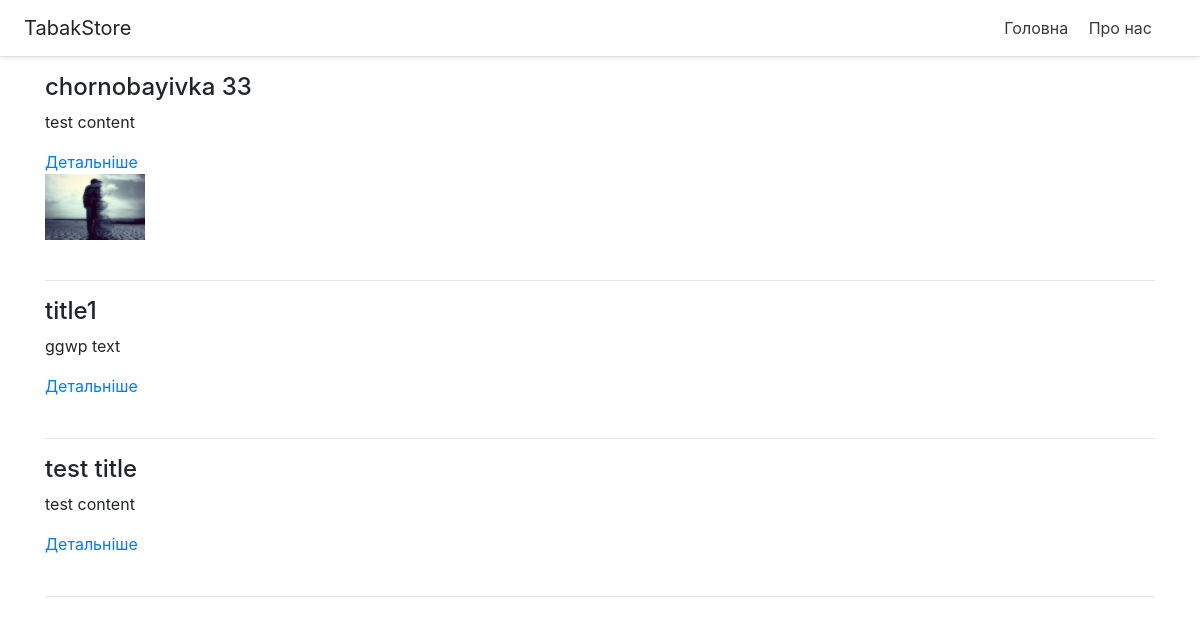
The app's page /, older data.
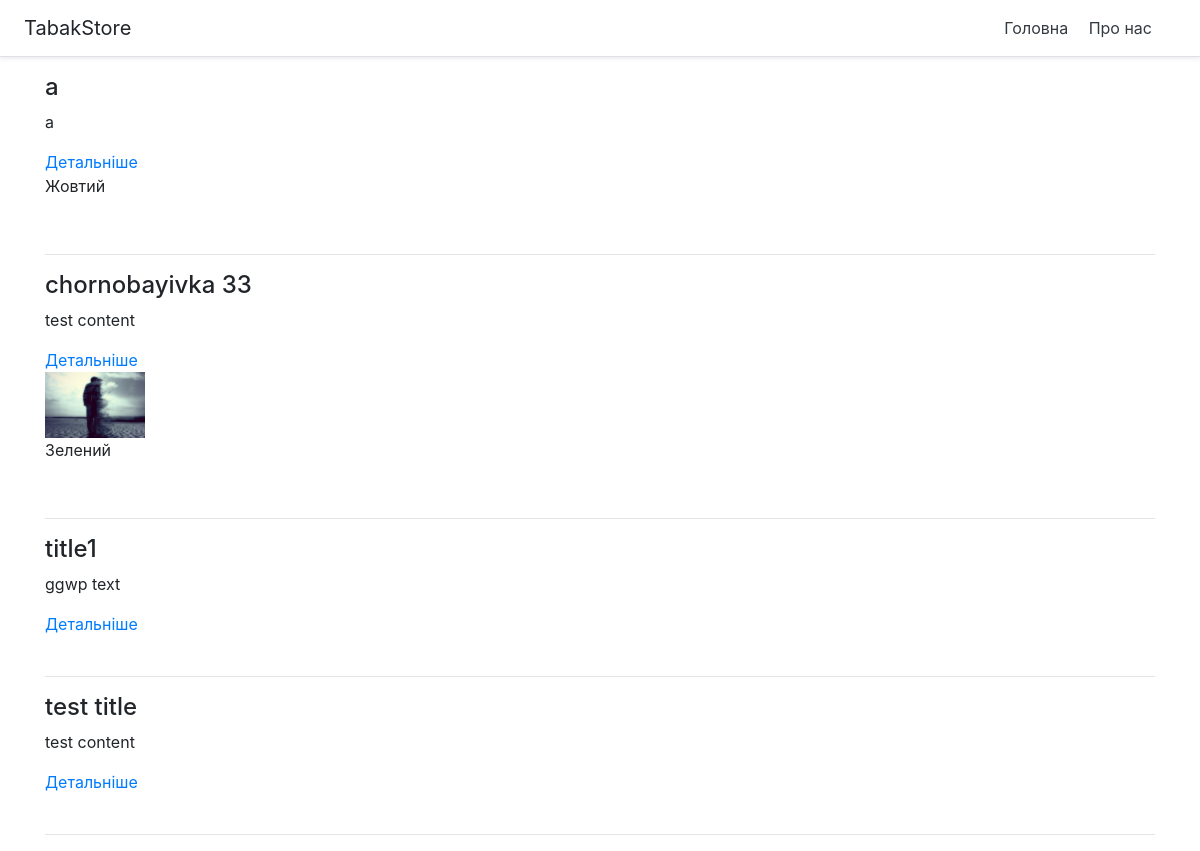
The same page, newer data.
### news/models.py (models this page shows)
class News(models.Model):
    objects = None
    title = models.CharField(max_length=150, verbose_name='Назва новини')
    content = models.TextField(blank=True, verbose_name='Контент')
    created_at = models.DateTimeField(auto_now_add=True, verbose_name='Дата публікації')
    updated_at = models.DateTimeField(auto_now=True, verbose_name='Дата оновлення')
    photo = models.ImageField(upload_to='photos/%Y/%m/%d/%H/%M/%S', verbose_name='Фото', blank=True)
    is_published = models.BooleanField(default=True, verbose_name='Опубліковано ?')
    categores = models.ManyToManyField(Category, blank=True)
    def __str__(self):
        return self.title
    class Meta:
        verbose_name = 'Новина'
        verbose_name_plural = 'Новини'
        ordering = ['-created_at', 'title']

class Category(models.Model):
    objects = None
    title = models.CharField(max_length=150, db_index=True, verbose_name='Назва кетегорії')
    def __str__(self):
        return self.title
    class Meta:
        verbose_name = 'Категорія'
        verbose_name_plural = 'Категорії'
        ordering = ['title']

### news/views.py (the view)
# urls.py: path('', index),
def index(request):
    news = News.objects.order_by('-created_at')
    category = News.objects.all()
    for i in category:
        print_str = str(i) + 'Властивості' + str(i.categores.all())
        print(print_str)
    print({'news': news})
    return render(request, 'new/index.html', {'news': news})

### news/templates/new/index.html (shortened to what this page needs)
{% extends 'new/base.html' %}
{% block content %}
{% for item in news %}
    <div>
        <h4>{{ item.title }} </h4>
        <p>{{ item.content }} </p>
        <a class="" href="">Детальніше</a>
        <div class="media">
            {% if item.photo %}
         <img src="{{ item.photo.url }}" alt="" width="100">
            {% endif %}
        </div>
        {% for i in item.categores.all %}
        <p>{{ i }} </p>
        {% endfor %}
        <br>
        <hr>
    </div>
{% endfor %}
{% endblock %}

### news/templates/new/base.html (shortened to what this page needs)
<!doctype html>
<html lang="ru">
<head>
    <link rel="stylesheet" href="https://stackpath.bootstrapcdn.com/bootstrap/4.5.0/css/bootstrap.min.css">
</head>
<body>
    <div class="d-flex flex-column flex-md-row align-items-center p-3 px-md-4 mb-3 bg-white border-bottom shadow-sm">
      <h5 class="my-0 mr-md-auto font-weight-normal">TabakStore</h5>
      <nav class="my-2 my-md-0 mr-md-3">
        <a class="p-2 text-dark" href="/">Головна</a>
        <a class="p-2 text-dark" href="/about">Про нас</a>
      </nav>
    </div>
    <div class="container">
        {% block content %}{% endblock %}
    </div>
</body>
</html>

Row changes from the older to the newer data that the page shows:
added News: title "a", content "a"
added Category: title "Жовтий", shown under "a"
added Category: title "Зелений", shown under News "chornobayivka 33"
